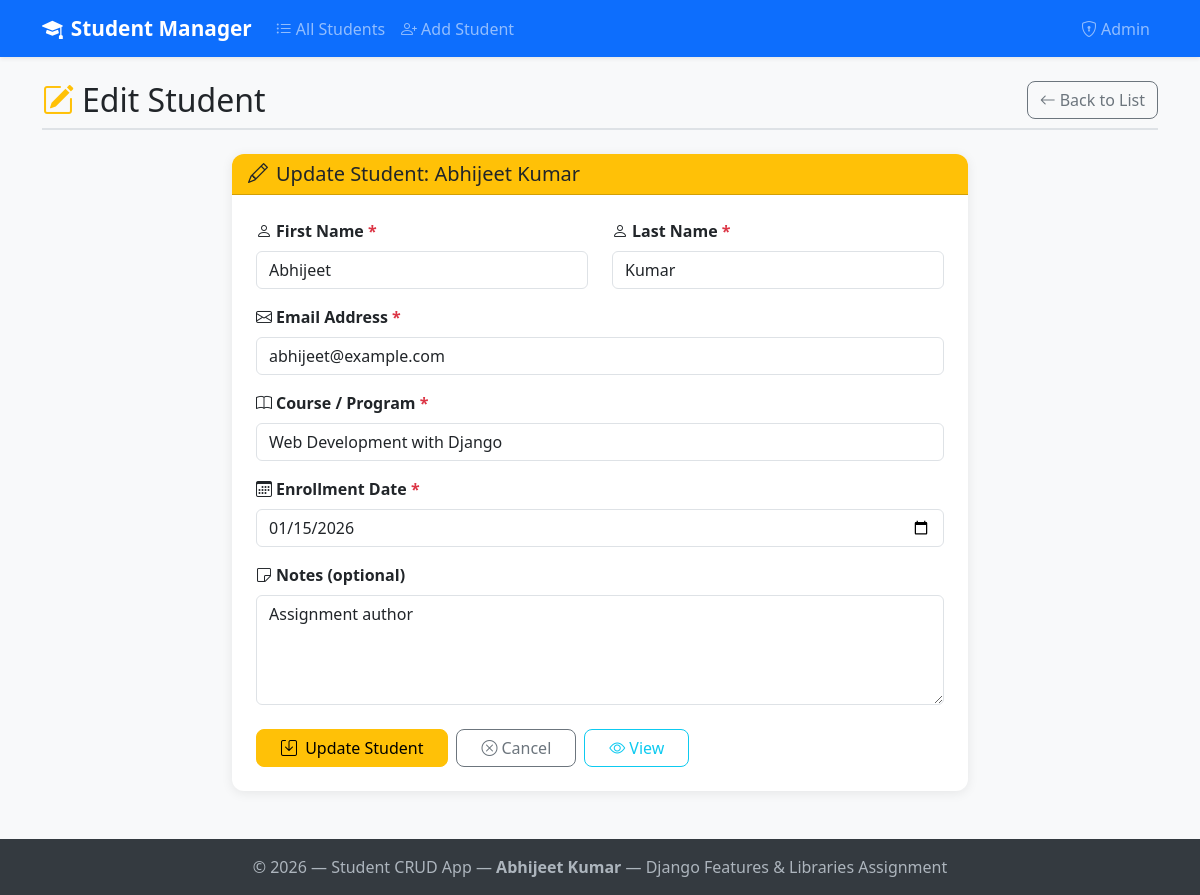
Page /students/1/edit/ on the committed database.
### students/models.py (models this page shows, shortened)
class Student(models.Model):
    first_name = models.CharField(max_length=100)
    last_name = models.CharField(max_length=100)
    email = models.EmailField(unique=True)
    course = models.CharField(max_length=200)
    enrollment_date = models.DateField()
    notes = models.TextField(blank=True, null=True)
    created_at = models.DateTimeField(auto_now_add=True)
    updated_at = models.DateTimeField(auto_now=True)
    class Meta:
        ordering = ['-created_at']
    def get_full_name(self):
        return f"{self.first_name} {self.last_name}"

### students/views.py (the view)
# urls.py: path('<int:pk>/edit/', views.student_update, name='student_update'),
def student_update(request, pk):
    student = get_object_or_404(Student, pk=pk)
    if request.method == 'POST':
        form = StudentForm(request.POST, instance=student)
        if form.is_valid():
            form.save()
            messages.success(request, f'Student "{student.get_full_name()}" was updated successfully!')
            return redirect('students:student_list')
        else:
            messages.error(request, 'Please correct the errors below.')
    else:
        form = StudentForm(instance=student)
    context = {
        'form': form,
        'student': student,
        'title': f'Edit Student: {student.get_full_name()}',
        'action': 'Update',
    }
    return render(request, 'students/student_form.html', context)

### students/templates/students/student_form.html (shortened to what this page needs)
{% extends "students/base_bootstrap.html" %}
{% block content %}
<div class="d-flex justify-content-between align-items-center page-header">
    <h2 class="mb-0">
        {% if action == 'Create' %}
            <i class="bi bi-person-plus-fill me-2 text-primary"></i>Add New Student
        {% else %}
            <i class="bi bi-pencil-square me-2 text-warning"></i>Edit Student
        {% endif %}
    </h2>
    <a href="{% url 'students:student_list' %}" class="btn btn-outline-secondary">
        <i class="bi bi-arrow-left me-1"></i>Back to List
    </a>
</div>
<div class="row justify-content-center">
    <div class="col-lg-8">
        <div class="card">
            <div class="card-header {% if action == 'Create' %}bg-primary text-white{% else %}bg-warning{% endif %}">
                <h5 class="mb-0">
                    {% if action == 'Create' %}
                        <i class="bi bi-person-plus me-2"></i>Student Information
                    {% else %}
                        <i class="bi bi-pencil me-2"></i>Update Student: {{ student.get_full_name }}
                    {% endif %}
                </h5>
            </div>
            <div class="card-body p-4">
                <form method="post" novalidate>
                    <div class="row">
                        <div class="col-md-6 mb-3">
                            <label for="{{ form.first_name.id_for_label }}" class="form-label fw-semibold">
                                <i class="bi bi-person me-1"></i>{{ form.first_name.label }}
                                <span class="text-danger">*</span>
                            </label>
                            {{ form.first_name }}
                        </div>
                        <div class="col-md-6 mb-3">
                            <label for="{{ form.last_name.id_for_label }}" class="form-label fw-semibold">
                                <i class="bi bi-person me-1"></i>{{ form.last_name.label }}
                                <span class="text-danger">*</span>
                            </label>
                            {{ form.last_name }}
                        </div>
                    </div>
                    <div class="mb-3">
                        <label for="{{ form.email.id_for_label }}" class="form-label fw-semibold">
                            <i class="bi bi-envelope me-1"></i>{{ form.email.label }}
                            <span class="text-danger">*</span>
                        </label>
                        {{ form.email }}
                    </div>
                    <div class="mb-3">
                        <label for="{{ form.course.id_for_label }}" class="form-label fw-semibold">
                            <i class="bi bi-book me-1"></i>{{ form.course.label }}
                            <span class="text-danger">*</span>
                        </label>
                        {{ form.course }}
                    </div>
                    <div class="mb-3">
                        <label for="{{ form.enrollment_date.id_for_label }}" class="form-label fw-semibold">
                            <i class="bi bi-calendar3 me-1"></i>{{ form.enrollment_date.label }}
                            <span class="text-danger">*</span>
                        </label>
                        {{ form.enrollment_date }}
                    </div>
                    <div class="mb-4">
                        <label for="{{ form.notes.id_for_label }}" class="form-label fw-semibold">
                            <i class="bi bi-sticky me-1"></i>{{ form.notes.label }}
                        </label>
                        {{ form.notes }}
                    </div>
                    <div class="d-flex gap-2">
                        <button type="submit" class="btn {% if action == 'Create' %}btn-primary{% else %}btn-warning{% endif %} px-4">
                            <i class="bi {% if action == 'Create' %}bi-person-check-fill{% else %}bi-save{% endif %} me-1"></i>
                            {{ action }} Student
                        </button>
                        <a href="{% url 'students:student_list' %}" class="btn btn-outline-secondary px-4">
                            <i class="bi bi-x-circle me-1"></i>Cancel
                        </a>
                        {% if action == 'Update' %}
                        <a href="{% url 'students:student_detail' student.pk %}" class="btn btn-outline-info px-4">
                            <i class="bi bi-eye me-1"></i>View
                        </a>
                        {% endif %}
                    </div>
                </form>
            </div>
        </div>
    </div>
</div>
{% endblock %}

### students/templates/students/base_bootstrap.html (style rules this page uses)
body { background-color: #f8f9fa; font-family: 'Segoe UI', Tahoma, Geneva, Verdana, sans-serif; }
.card { border: none; box-shadow: 0 2px 12px rgba(0,0,0,0.08); border-radius: 12px; }
.card-header { border-radius: 12px 12px 0 0 !important; }
.btn { border-radius: 8px; }
.page-header { border-bottom: 2px solid #dee2e6; padding-bottom: 0.5rem; margin-bottom: 1.5rem; }

### rows in the picture
Student: get_full_name "Abhijeet Kumar", first_name "Abhijeet", last_name "Kumar", email "abhijeet@example.com", course "Web Development with Django", enrollment_date "01/15/2026", notes "Assignment author"

### other values in the picture
{{ action }} "Update"
